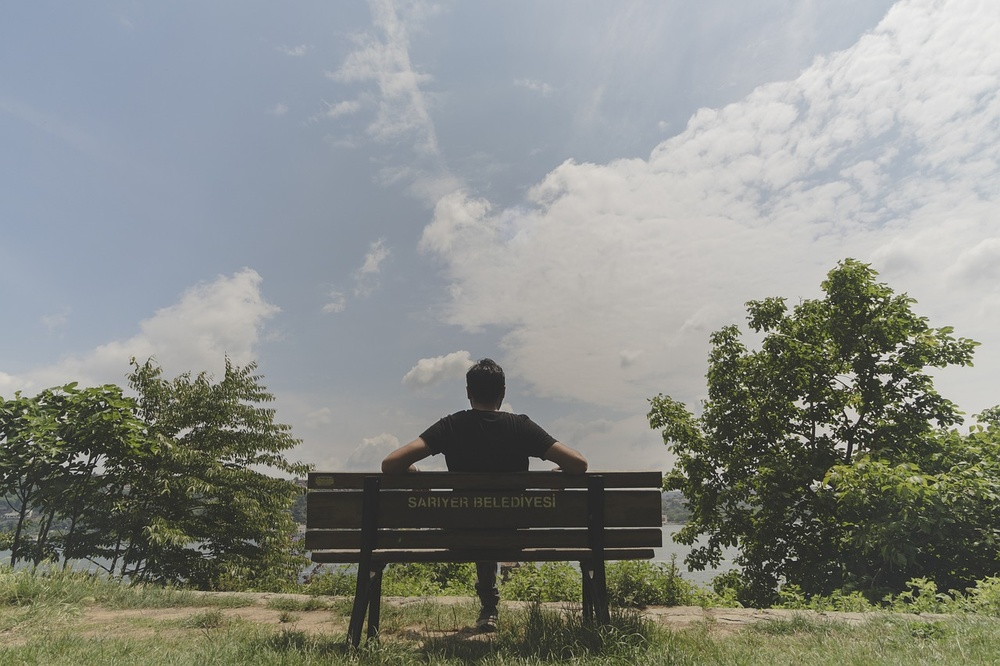
#> input picture Taller 3/imagenes/contraste.jpg, 1000 x 666 px, shrunk from 1280 x 853 before the run, found by its file name
$ python Laboratorio_limpiando_la_vision.py
#> lines starting #> are read from the running program, lines starting #| are printed output that depends on the picture; after the words box and inside, x2 and y2 are one past the last pixel; in counts of white or black regions, pixels touching at a corner belong together
import cv2
import numpy as np

imagen = cv2.imread('Taller 3/imagenes/contraste.jpg', cv2.IMREAD_GRAYSCALE)
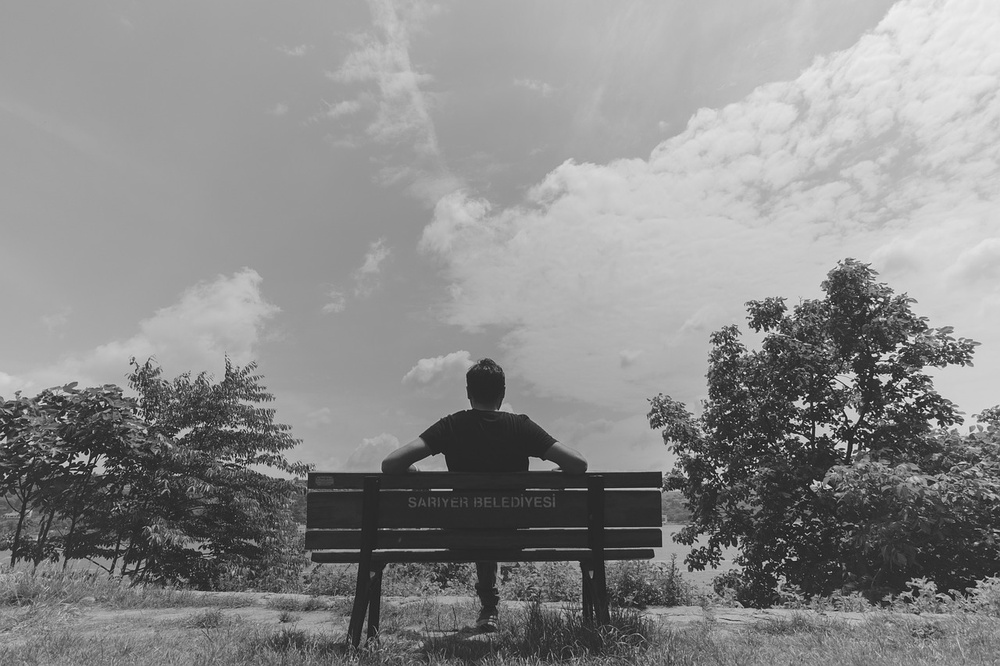
#> imagen: shape (666, 1000); min 9, max 251, mean 138.5
if imagen is None:
    print("Error: no se pudo cargar la imagen.")
else:
    print("Imagen cargada correctamente. Forma:", imagen.shape)
#| Imagen cargada correctamente. Forma: (666, 1000)

_, imagen_binaria = cv2.threshold(imagen, 90, 255, cv2.THRESH_BINARY)
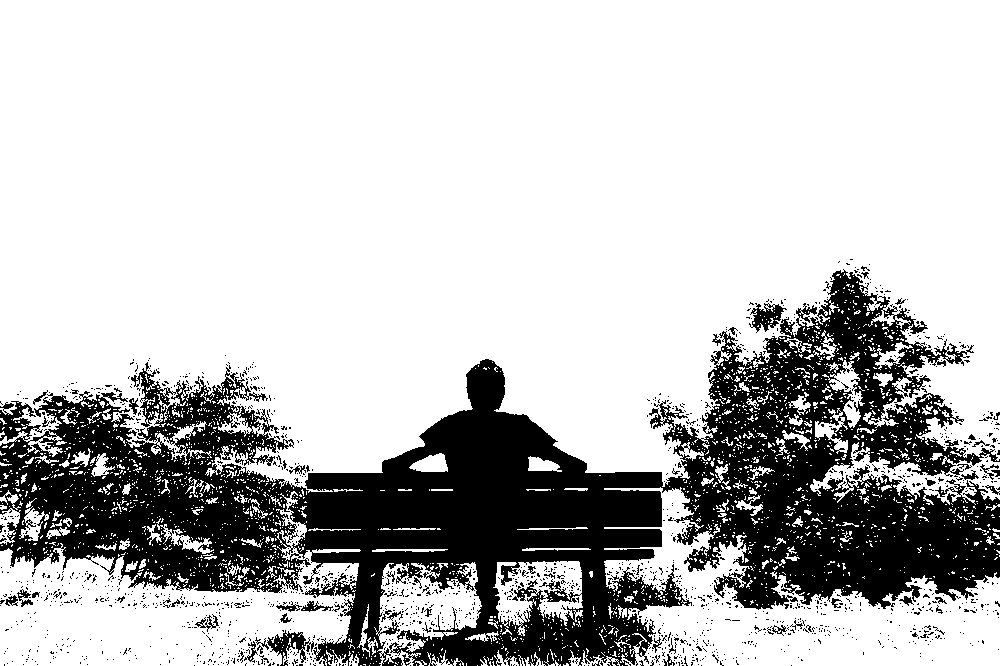
#> imagen_binaria: shape (666, 1000); 75.3% white; 1640 black regions (1584 under 20 px), largest, box (x1, y1, x2, y2) and area: (0, 269, 1000, 666) 156422, (267, 630, 314, 666) 644, (749, 303, 787, 333) 537

cv2.imwrite('1_imagen_binaria.png', imagen_binaria)

kernel = np.ones((3, 3), np.uint8)

apertura = cv2.morphologyEx(imagen_binaria, cv2.MORPH_OPEN, kernel)
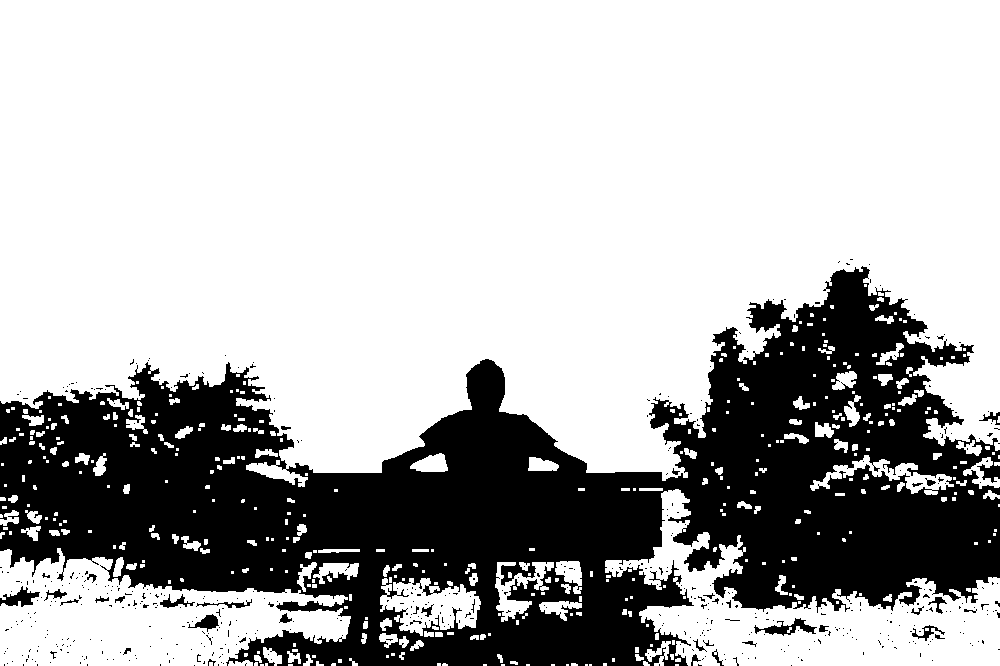
#> apertura: shape (666, 1000); 70.7% white; 499 black regions (465 under 20 px), largest, box (x1, y1, x2, y2) and area: (0, 266, 1000, 666) 190842, (754, 618, 817, 636) 418, (0, 586, 40, 607) 389
cv2.imwrite('2_apertura.png', apertura)

cierre = cv2.morphologyEx(imagen_binaria, cv2.MORPH_CLOSE, kernel)
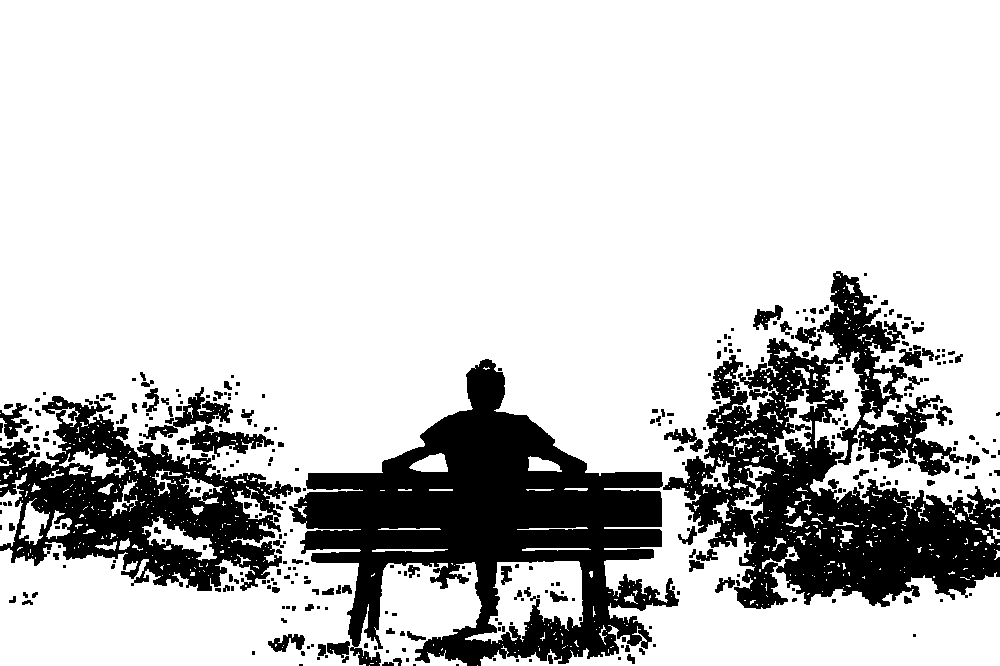
#> cierre: shape (666, 1000); 79.3% white; 348 black regions (214 under 20 px), largest, box (x1, y1, x2, y2) and area: (289, 359, 679, 666) 52969, (663, 271, 1000, 609) 43226, (0, 396, 293, 591) 25835
cv2.imwrite('3_cierre.png', cierre)

print("Proceso completado. Revisa los 3 archivos generados:")
print("1_imagen_binaria.png -> Original binarizada con ruido")
print("2_apertura.png -> Resultado de Apertura")
print("3_cierre.png -> Resultado de Cierre")
